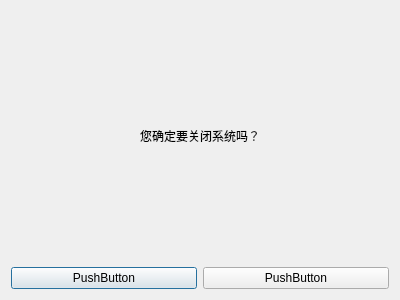
<?xml version="1.0" encoding="UTF-8"?>
<ui version="4.0">
 <class>myMessage</class>
 <widget class="QDialog" name="myMessage">
  <property name="geometry">
   <rect>
    <x>0</x>
    <y>0</y>
    <width>400</width>
    <height>300</height>
   </rect>
  </property>
  <property name="windowTitle">
   <string>Dialog</string>
  </property>
  <layout class="QGridLayout" name="gridLayout">
   <item row="0" column="0" colspan="2">
    <widget class="QLabel" name="label">
     <property name="styleSheet">
      <string notr="true">font: 75 20pt &quot;华文仿宋&quot;;</string>
     </property>
     <property name="text">
      <string>您确定要关闭系统吗？</string>
     </property>
     <property name="alignment">
      <set>Qt::AlignCenter</set>
     </property>
    </widget>
   </item>
   <item row="1" column="0">
    <widget class="QPushButton" name="pushButton_2">
     <property name="text">
      <string>PushButton</string>
     </property>
    </widget>
   </item>
   <item row="1" column="1">
    <widget class="QPushButton" name="pushButton">
     <property name="text">
      <string>PushButton</string>
     </property>
    </widget>
   </item>
  </layout>
 </widget>
 <resources/>
 <connections/>
</ui>
